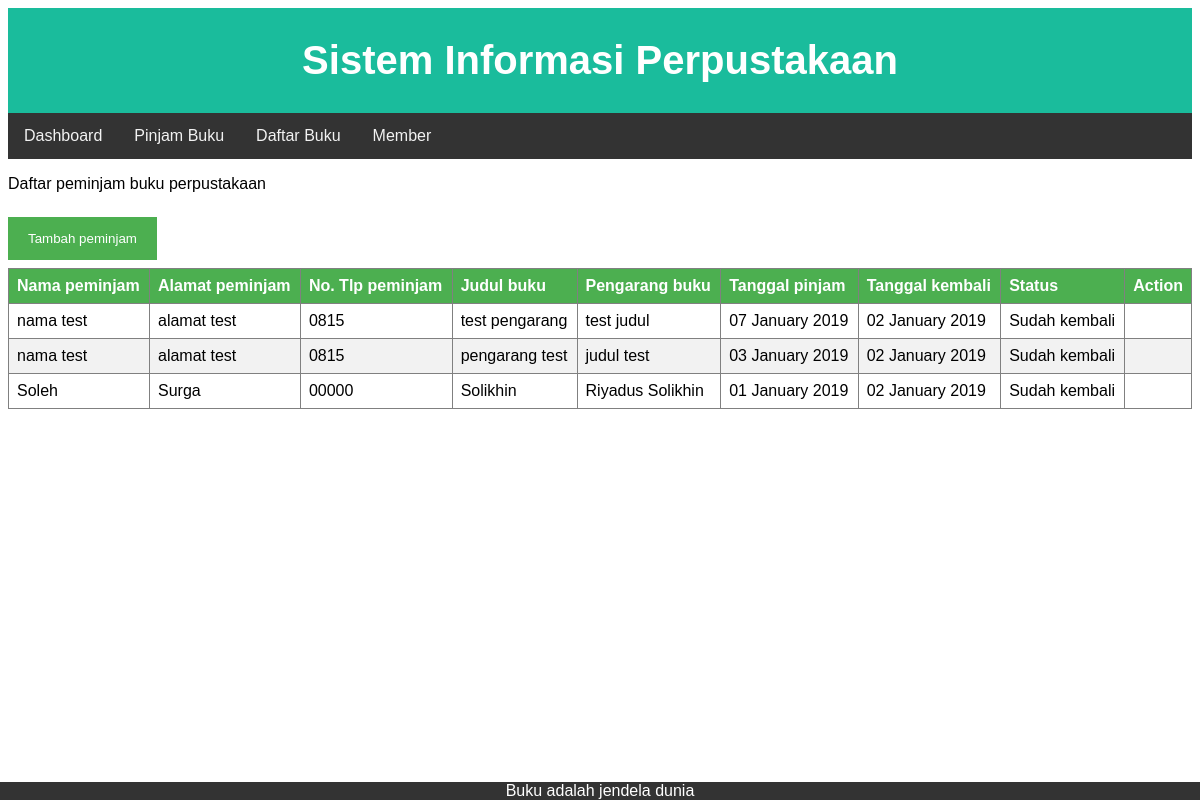
Screenshot of /view/pinjam.php with the database file from the repository.
### tables this page shows
CREATE TABLE `pinjam` (
  `id` int(11) NOT NULL,
  `id_anggota` int(11) NOT NULL,
  `id_buku` int(11) NOT NULL,
  `tanggal_pinjam` timestamp NOT NULL DEFAULT CURRENT_TIMESTAMP,
  `tanggal_kembali` timestamp NOT NULL DEFAULT '0000-00-00 00:00:00',
  `status` tinyint(1) NOT NULL DEFAULT '1'
);

CREATE TABLE `anggota` (
  `id_anggota` int(11) NOT NULL,
  `nama` varchar(100) NOT NULL,
  `alamat` varchar(255) DEFAULT NULL,
  `no_telp` varchar(25) NOT NULL
);

CREATE TABLE `buku` (
  `id_buku` int(11) NOT NULL,
  `judul` varchar(100) NOT NULL,
  `pengarang` varchar(100) NOT NULL,
  `tahun` smallint(5) UNSIGNED NOT NULL DEFAULT '0',
  `penerbit` varchar(100) NOT NULL
);

### view/pinjam.php (the view, shortened to what this page needs)
<!DOCTYPE html>
<html lang="en">
<head>
    <link rel="stylesheet" href="http://localhost/perpustakaan/function/style.css">
    <header class = "header">
    <h1>Sistem Informasi Perpustakaan</h1>
    </header>
</head>
<body>
<div class="topnav">
  <a href="../index.php" >Dashboard</a>
  <a href="./pinjam.php" >Pinjam Buku</a>
  <a href="./buku.php" >Daftar Buku</a>
  <a href="./member.php" >Member</a>
</div>
    <p>Daftar peminjam buku perpustakaan</p>
    <?php
     include('../function/db.php');
     $query = "SELECT a.nama, a.alamat, a.no_telp, b.pengarang, b.judul, p.id, p.tanggal_pinjam, p.tanggal_kembali, p.status FROM anggota a, buku b, pinjam p where p.id_anggota=a.id_anggota and b.id_buku=p.id_buku";
     $result= mysqli_query($conn, $query) OR die(mysql_error());
    ?>
  <button onclick="document.getElementById('id01').style.display='block'" style="width:auto;">Tambah peminjam</button>
    <table border="1" cellspacing="0" cellpadding="4">
    <thead>
      <tr>
        <th>Nama peminjam</th>
        <th>Alamat peminjam</th>
        <th>No. Tlp peminjam</th>
        <th>Judul buku</th>
        <th>Pengarang buku</th>
        <th>Tanggal pinjam</th>
        <th>Tanggal kembali</th>
        <th>Status</th>
        <th width = "1px">Action</th>
      </tr>
    </thead>
    <tbody>
      <?php while($row = mysqli_fetch_assoc($result)){ ?>
        <tr>
          <td><?= $row['nama']; ?></td>
          <td><?= $row['alamat']; ?></td>
          <td><?= $row['no_telp']; ?></td>
          <td><?= $row['pengarang']; ?></td>
          <td><?= $row['judul']; ?></td>
          <td><?= date('d F Y', strtotime($row['tanggal_pinjam'])); ?></td>
          <td>
            <?php
              if ($row['tanggal_kembali'] != "0000-00-00 00:00:00") {
                echo date('d F Y', strtotime($row['tanggal_kembali']));
              } else {
                echo "-";
              }
            ?>
          </td>
          <td>
            <?php
              if ($row['status'] == 1) {
                echo "Belum kembali";
              } else {
                echo "Sudah kembali";
              }
            ?>
          </td>
          <td>
          </td>
        </tr>
      <?php } ?>
    </tbody>
  </table>
</body>
<footer class="footer">
Buku adalah jendela dunia
</footer>
</html>

### function/style.css (style rules this page uses)
.header { padding: 3px; text-align: center; background: #1abc9c; color: white; font-size: 20px; }
.footer { position: fixed; left: 0; bottom: 0; width: 100%; background-color: #333; color: white; text-align: center; }
table { border-collapse: collapse; width: 100%; }
th, td { text-align: left; padding: 8px; }
tr:nth-child(even) { background-color: #f2f2f2 }
th { background-color: #4CAF50; color: white; }
body { font-family: Arial, Helvetica, sans-serif; }
button { background-color: #4CAF50; color: white; padding: 14px 20px; margin: 8px 0; border: none; cursor: pointer; width: 100%; }
.topnav { overflow: hidden; background-color: #333; }
.topnav a { float: left; display: block; color: #f2f2f2; text-align: center; padding: 14px 16px; text-decoration: none; }

### rows the page displays
pinjam: id_anggota.nama "nama test", id_anggota.alamat "alamat test", id_anggota.no_telp "0815", id_buku.pengarang "test pengarang", id_buku.judul "test judul", tanggal_pinjam "07 January 2019", tanggal_kembali "02 January 2019", status "Sudah kembali"
pinjam: id_anggota.nama "nama test", id_anggota.alamat "alamat test", id_anggota.no_telp "0815", id_buku.pengarang "pengarang test", id_buku.judul "judul test", tanggal_pinjam "03 January 2019", tanggal_kembali "02 January 2019", status "Sudah kembali"
pinjam: id_anggota.nama "Soleh", id_anggota.alamat "Surga", id_anggota.no_telp "00000", id_buku.pengarang "Solikhin", id_buku.judul "Riyadus Solikhin", tanggal_pinjam "01 January 2019", tanggal_kembali "02 January 2019", status "Sudah kembali"
